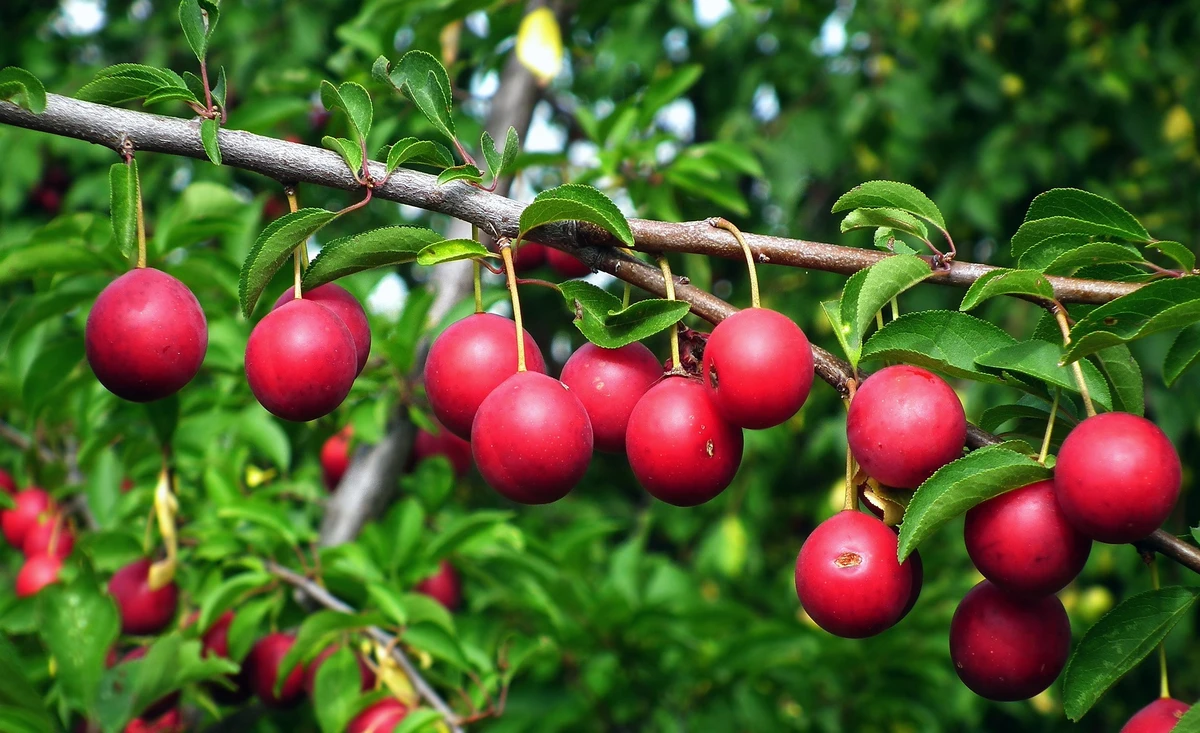
#> input picture project6/fruit on tree.tif, 1200 x 733 px
$ python project6.py
#> lines starting #> are read from the running program, lines starting #| are printed output that depends on the picture; after the words box and inside, x2 and y2 are one past the last pixel; in counts of white or black regions, pixels touching at a corner belong together
import numpy as np
import matplotlib.pyplot as plt
import cv2
import math
import pandas as pd
import copy


def otsu(img):
    mean_w = 1/(img.shape[0]*img.shape[1])
    his, bins = np.histogram(img, np.array(range(0, 257)))
    final_thres = -1
    final_value = -1
    intensity = np.arange(256)
    variance = np.zeros(256)
    for t in bins[1:-1]:
        pcb = np.sum(his[:t])
        pcf = np.sum(his[t:])
        wb = pcb * mean_w
        wf = pcf * mean_w

        mub = np.sum(intensity[:t]*his[:t]) / float(pcb)
        muf = np.sum(intensity[t:]*his[t:]) / float(pcf)

        value = wb*wf*(mub-muf)**2
        variance[t-1] = value

        if(value > final_value):
            final_thres = t
            final_value = value
    print("final thres: ", final_thres)
    new_img = img.copy()
    new_img[img > final_thres] = 255
    new_img[img < final_thres] = 0
    return new_img, variance


def kmeans(img, T=1, k=2):
    mask = None
    iteration = 0
    previous_centroid = None
    distance = np.zeros((img.shape[0], img.shape[1], k))
    rc = np.random.randint(img.shape[0], size=k)
    rr = np.random.randint(img.shape[1], size=k)
    centroid = np.zeros((k, img.shape[2]))
    for i, (c, r) in enumerate(zip(rc, rr)):
        centroid[i] = img[c, r]

    print("kmeans---------------------")
    while 1:
        for i in range(k):
            distance[:, :, i] = np.linalg.norm(img-centroid[i], axis=2)
        mask = np.argmin(distance, axis=2)

        for i in range(k):
            centroid[i] = np.mean(img[np.where(mask == i)], axis=0)

        if previous_centroid is not None:
            error = np.linalg.norm(previous_centroid-centroid, axis=1)
            print(iteration, error)
            if np.max(error) < T:
                break

        iteration += 1
        previous_centroid = centroid.copy()

    v = np.linalg.norm(centroid, axis=1)
    if v[0] > v[1]:
        mask = 1 - mask
    return mask*255

def filter(img, mask):
    filtered = img.copy()
    filtered[np.where(mask == 0)] = [80, 80, 80]
    return filtered[:, :, ::-1]


# read image
img = plt.imread('fruit on tree.tif')
#> img is the input picture: shape (733, 1200, 3); mean R, G, B 82.4, 92.5, 45.2
# img = np.float32(img)/255.0
img_r = img[:, :, 0].copy()
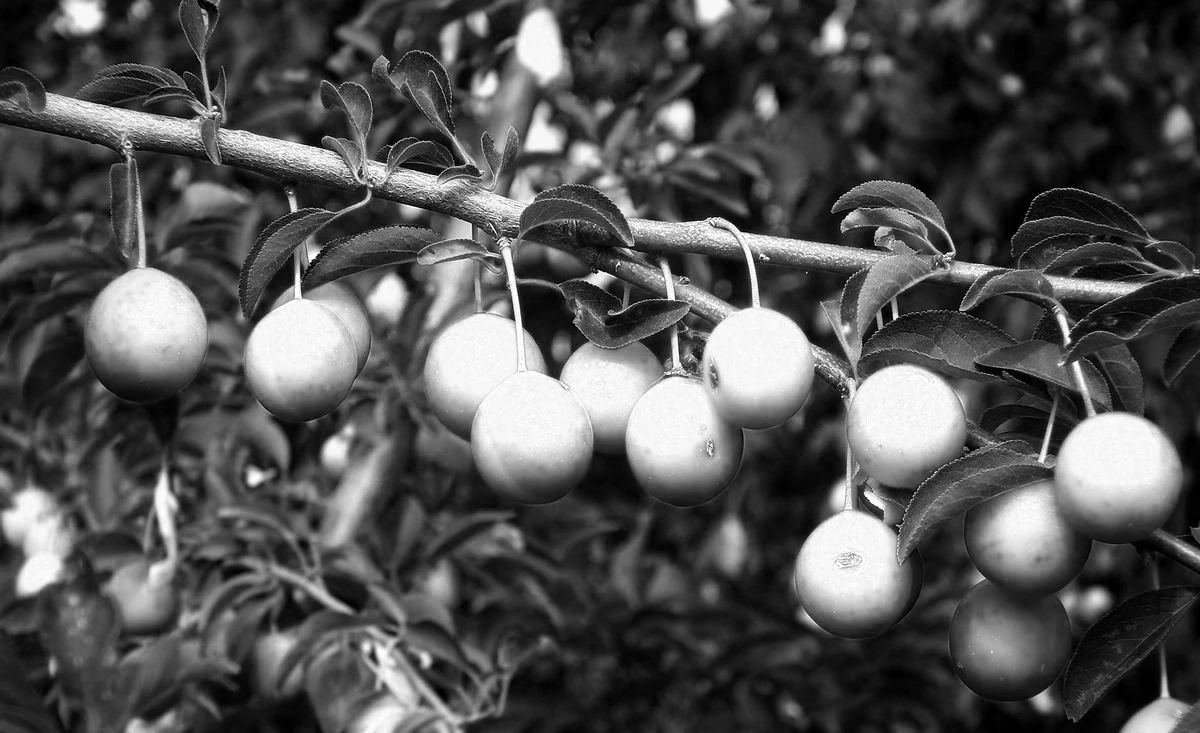
#> img_r: shape (733, 1200); min 0, max 255, mean 82.4
print(img_r.shape)
#| (733, 1200)
cv2.imwrite("img_r.png", img_r)

mask, variances = otsu(img_r)
#> in otsu, `his, bins = np.histogram(img, np.array(range(0, 257)))`: his = 256 values, max 10852 at index 29, min 461 at index 254, mean 3435.9; bins = 257 values from 0 to 256
#> the loop in otsu, `for t in bins[1:-1]:` made 255 passes
#> (pcb, pcf, wb, wf, mub, muf, value, final_value) on passes 1 to 12: (2463, 877137, 0.0028, 0.997, 0, 82.63, 19.06, 19.06), (4026, 875574, 0.00458, 0.995, 0.388, 82.77, 30.92, 30.92), (6764, 872836, 0.00769, 0.992, 1.04, 83.03, 51.29, 51.29), (9324, 870276, 0.0106, 0.989, 1.58, 83.26, 69.98, 69.98), (12399, 867201, 0.0141, 0.986, 2.18, 83.54, 92, 92), (15826, 863774, 0.018, 0.982, 2.79, 83.85, 116.1, 116.1), (19786, 859814, 0.0225, 0.978, 3.43, 84.21, 143.5, 143.5), (24254, 855346, 0.0276, 0.972, 4.09, 84.62, 173.9, 173.9), (28944, 850656, 0.0329, 0.967, 4.72, 85.04, 205.3, 205.3), (35055, 844545, 0.0399, 0.96, 5.47, 85.59, 245.6, 245.6), (41229, 838371, 0.0469, 0.953, 6.15, 86.14, 285.9, 285.9), (47356, 832244, 0.0538, 0.946, 6.78, 86.7, 325.4, 325.4)
#> (pcb, pcf, wb, wf, mub) on pass 78: (547071, 332529, 0.622, 0.378, 38)
#| final thres:  125
cv2.imwrite("otsu_mask.png", mask)
plt.plot(variances)
plt.plot(np.argmax(variances), np.max(variances),
         marker="X", label="maximum")
plt.title("variance between class under different threshold")
plt.xlabel("intensity")
plt.ylabel("variance")
plt.legend()
plt.savefig("variances.png")
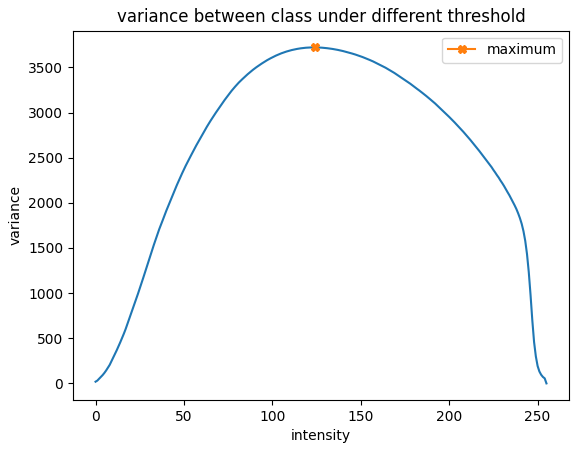
#> figure drawn by matplotlib, 1 panel; curve peaks at x = 124, y = 3721.2
plt.close()

filtered = filter(img, mask)
cv2.imwrite("otsu_filtered.png", filtered)

for T in [1,5,10]:
    kmeans_mask = kmeans(img, T=T)
    cv2.imwrite("kmeans_mask_%d.png"%T, kmeans_mask)
    kmean_filter = filter(img, kmeans_mask)
    cv2.imwrite("kmean_filter_%d.png"%T, kmean_filter)
#> this loop made 3 passes
#> pass 1, `kmeans_mask = kmeans(img, T=T)`:
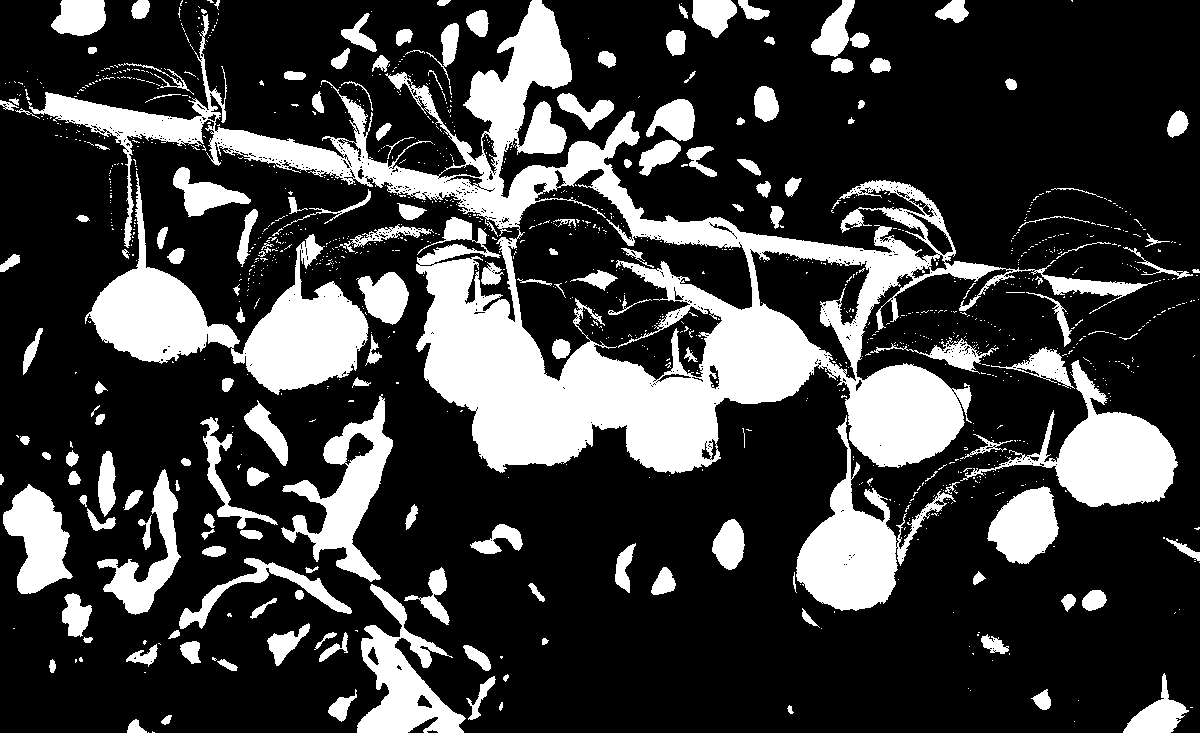
#> kmeans_mask: shape (733, 1200) int64; 24.5% white; 1166 white regions (993 under 20 px), largest, box (x1, y1, x2, y2) and area: (28, 0, 1153, 474) 99811, (85, 171, 369, 395) 19474, (960, 360, 1178, 507) 10426
#> pass 1, `kmean_filter = filter(img, kmeans_mask)`:
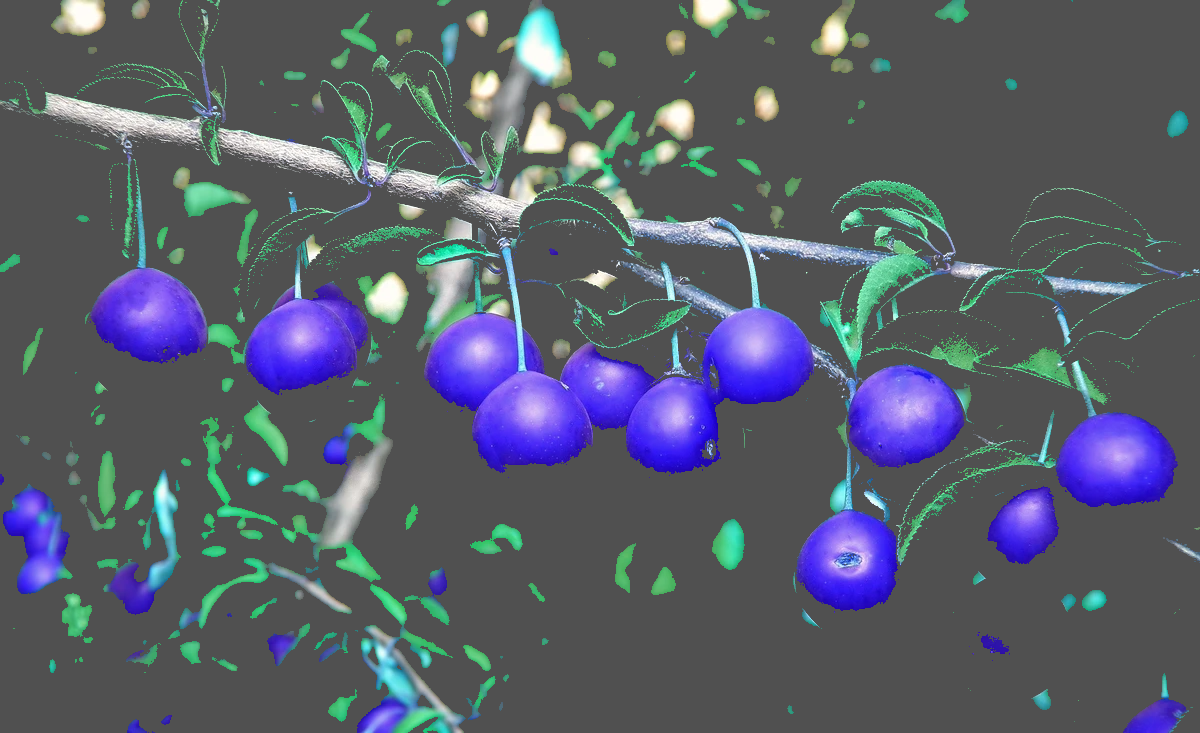
#> kmean_filter: shape (733, 1200, 3); mean R, G, B 87.1, 92.2, 105.8
#> pass 2, `kmeans_mask = kmeans(img, T=T)`:
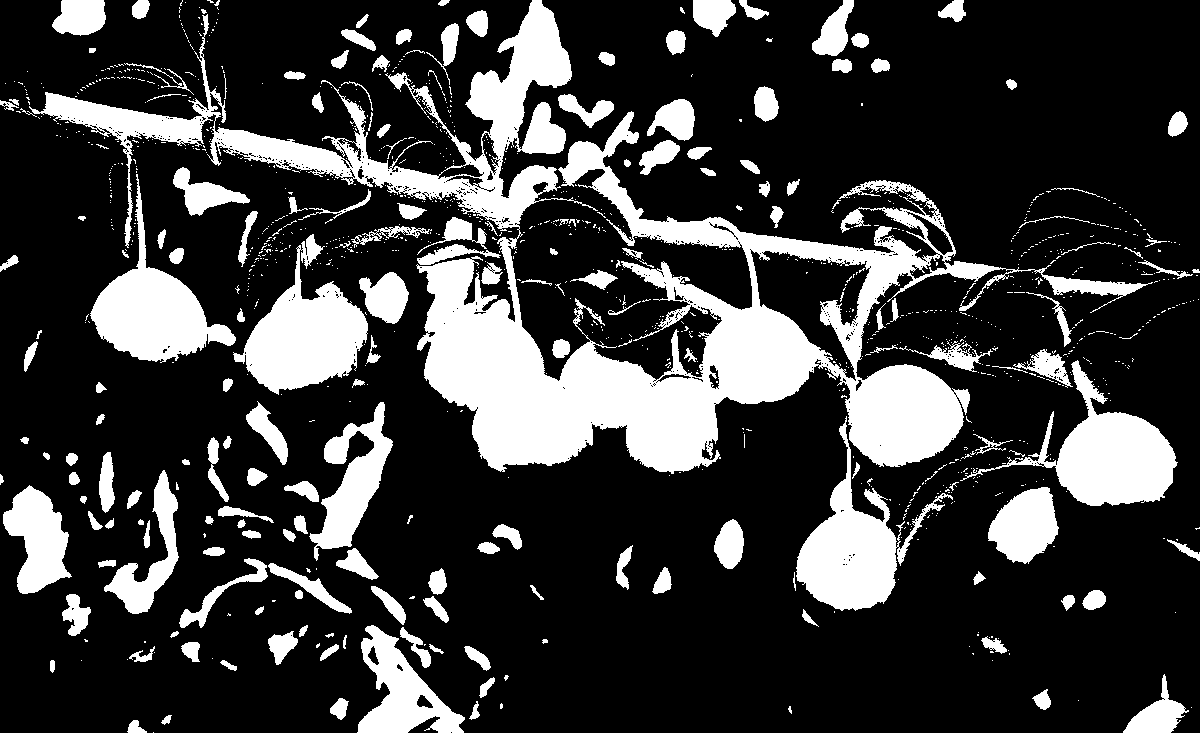
#> kmeans_mask: shape (733, 1200) int64; 22.9% white; 1151 white regions (963 under 20 px), largest, box (x1, y1, x2, y2) and area: (29, 0, 1153, 474) 95047, (960, 360, 1178, 506) 10150, (233, 234, 368, 395) 10015
